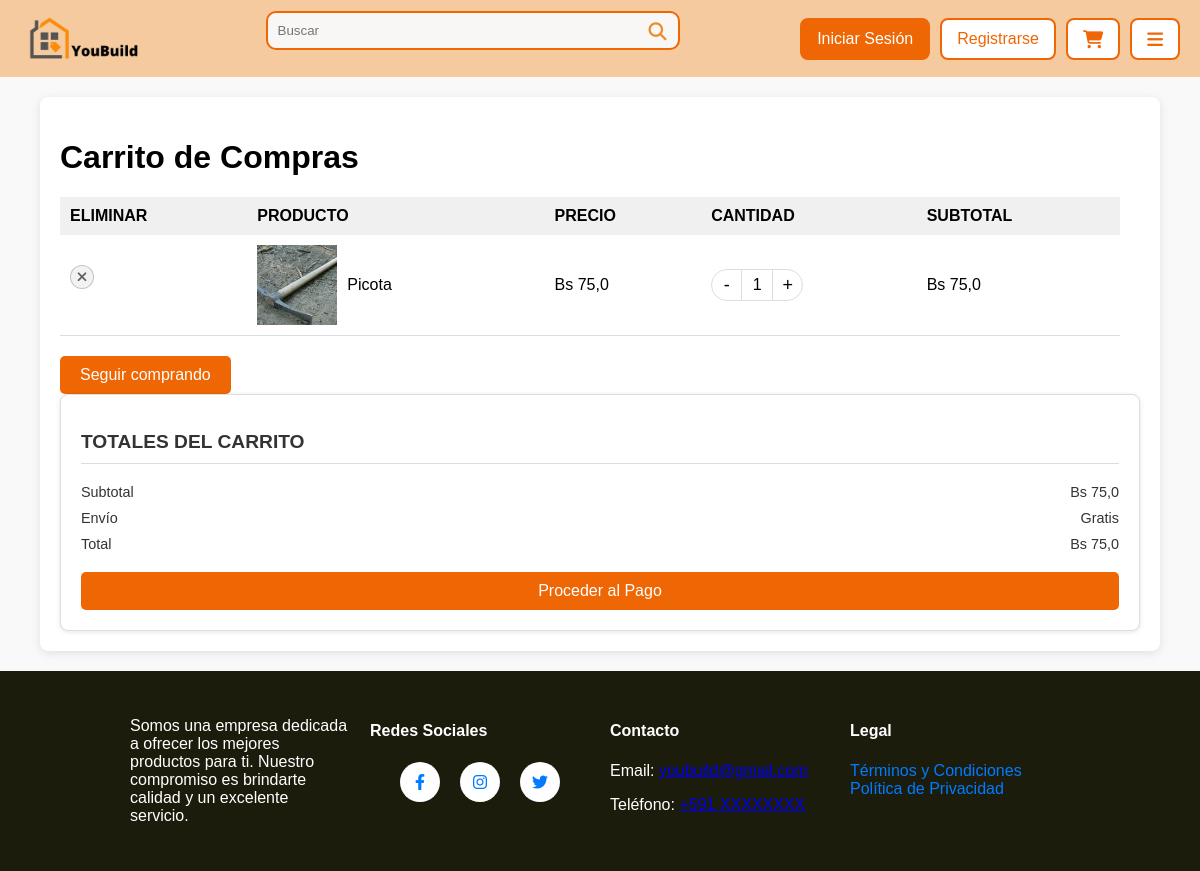
The app's page /carrito/, older data.
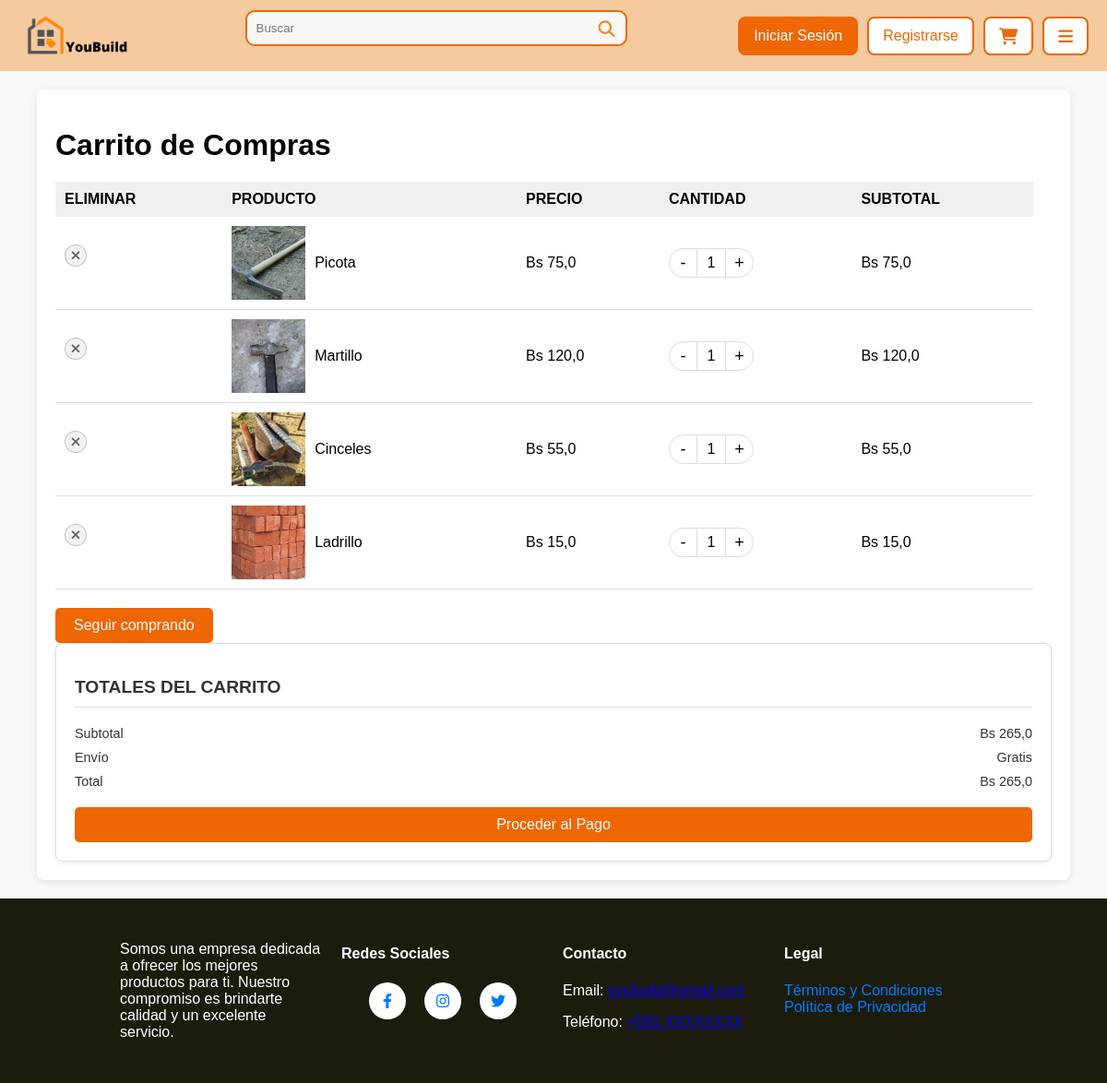
The same page, newer data.
### sistema/models.py (models this page shows, shortened)
class CarritoProductoDB(models.Model):
    carrito_fk = models.ForeignKey(CarritoDB, on_delete=models.CASCADE)
    producto_fk = models.ForeignKey('ProductoDb', on_delete=models.CASCADE)
    cantidad = models.PositiveIntegerField(default=1)
    class Meta:
        verbose_name = "Carrito Producto"
        verbose_name_plural = "Carrito Productos"

class ProductoDb(models.Model):
    nombre = models.CharField(max_length=50, verbose_name="Nombre")
    detalle = models.TextField(max_length=200, verbose_name="Detalle")
    precio = models.FloatField(verbose_name="Precio", validators=[MinValueValidator(0.0), MaxValueValidator(99999.9)])
    categoria_fk = models.ForeignKey(CategoriaDb, on_delete=models.CASCADE, null=True, blank=True)
    usuario_fk = models.ForeignKey(UsuarioDB, on_delete=models.CASCADE, null=True, blank=True)
    visitas = models.PositiveIntegerField(default=0, verbose_name="Visitas")  # Nuevo campo para visitas
    cantidad = models.IntegerField(default=1)
    class Meta:
        db_table = "productos"
        verbose_name = "Producto"
        verbose_name_plural = "Productos"

class ImagenProductoDB(models.Model):
    producto_fk = models.ForeignKey(ProductoDb, on_delete=models.CASCADE, related_name="imagenes")
    imagen = models.ImageField(upload_to="productos", null=True)
    class Meta:
        verbose_name = "Imagen"
        verbose_name_plural = "Imágenes"

### sistema/views.py (the view)
# urls.py: path('carrito/', carrito_view, name='Carrito'),
def carrito_view(request):
    usuario_prueba = get_object_or_404(UsuarioDB, id=1)
    carrito, created = CarritoDB.objects.get_or_create(usuario_fk=usuario_prueba)
    productos_en_carrito = CarritoProductoDB.objects.filter(carrito_fk=carrito)
    for item in productos_en_carrito:
        item.subtotalp = item.producto_fk.precio * item.cantidad  # Calcular subtotal por producto
    carrito_subtotal = sum(item.subtotalp for item in productos_en_carrito)
    return render(request, 'Carrito.html', {
        'productos': productos_en_carrito,
        'carrito_subtotal': carrito_subtotal,
        'carrito_total': carrito_subtotal
    })

### sistema/templates/Carrito.html (shortened to what this page needs)
{% extends 'layout.html' %}
{% load static %}
{% block extra_styles %}
<link rel="stylesheet" href="https://cdnjs.cloudflare.com/ajax/libs/font-awesome/6.4.0/css/all.min.css" />
<link rel="stylesheet" href="{% static 'Carrito.css' %}" />
{% endblock %}
{% block content %}
<div class="container">
    <h1>Carrito de Compras</h1>
    <div class="cart-container">
        <div class="cart-products">
            <table>
                <thead>
                    <tr>
                        <th>ELIMINAR</th>
                        <th>PRODUCTO</th>
                        <th>PRECIO</th>
                        <th>CANTIDAD</th>
                        <th>SUBTOTAL</th>
                    </tr>
                </thead>
                <tbody>
                    {% for item in productos %}
                    <tr>
                        <td>
                            <form action="{% url 'eliminar_producto' item.id %}" method="post">
                                <button type="submit" class="btn-eliminar"><i class="fas fa-times"></i></button>
                            </form>
                        </td>
                        <td>
                            <div class="product-info">
                                <img src="{{ item.producto_fk.imagenes.first.imagen.url }}" alt="{{ item.producto_fk.nombre }}" class="product-image">
                                <span>{{ item.producto_fk.nombre }}</span>
                            </div>
                        </td>
                        <td>Bs {{ item.producto_fk.precio }}</td>
                        <td>
                            <div class="quantity-selector">
                                <button class="quantity-btn decrement">-</button>
                                <input type="text"
                                       value="{{ item.cantidad }}"
                                       maxlength="2"
                                       data-item-id="{{ item.id }}"
                                       data-stock="{{ item.producto_fk.cantidad }}" />
                                <button class="quantity-btn increment">+</button>
                            </div>
                        </td>
                        <td>Bs {{ item.subtotalp }}</td>
                    </tr>
                    {% empty %}
                    <tr>
                        <td colspan="5">No hay productos en el carrito.</td>
                    </tr>
                    {% endfor %}
                </tbody>
            </table>
            <a href="{% url 'index' %}" class="btn-seguir-comprando">Seguir comprando</a>
        </div>
        <div class="cart-summary">
            <h2>TOTALES DEL CARRITO</h2>
            <div class="summary-item">
                <span>Subtotal</span>
                <span>Bs {{carrito_subtotal}}</span>
            </div>
            <div class="summary-item">
                <span>Envío</span>
                <span>Gratis</span>
            </div>
            <div class="summary-item">
                <span>Total</span>
                <span>Bs {{carrito_total}}</span>
            </div>
            <a href="#" class="btn-Proceder-pago">Proceder al Pago</a>
        </div>
    </div>
</div>
{% endblock %}

Row changes from the older to the newer data that the page shows:
added CarritoProductoDB: producto_fk.imagenes.first.imagen (picture), producto_fk.nombre "Martillo", producto_fk.precio "120,0", cantidad "1", subtotalp "120,0"
added CarritoProductoDB: producto_fk.imagenes.first.imagen (picture), producto_fk.nombre "Cinceles", producto_fk.precio "55,0", cantidad "1", subtotalp "55,0"
added CarritoProductoDB: producto_fk.imagenes.first.imagen (picture), producto_fk.nombre "Ladrillo", producto_fk.precio "15,0", cantidad "1", subtotalp "15,0"
Text that changed along with them:
{{ carrito_subtotal }}: "75,0" → "265,0"
{{ carrito_total }}: "75,0" → "265,0"
